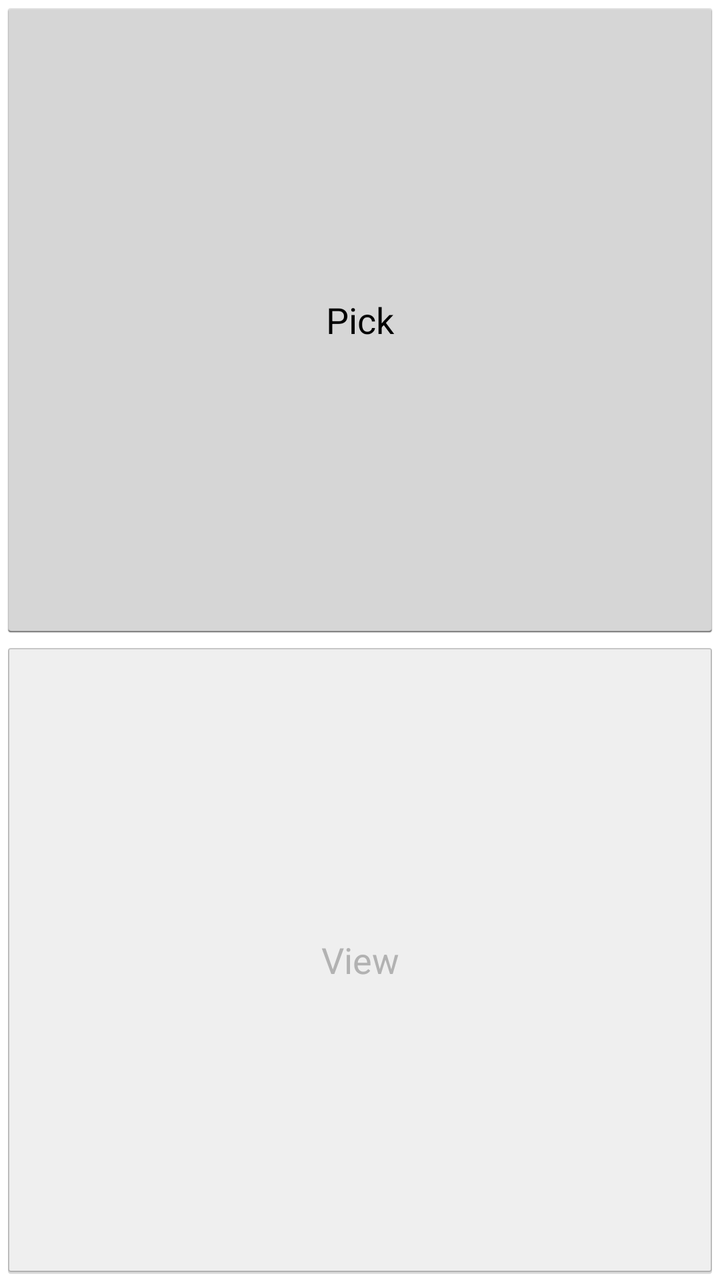
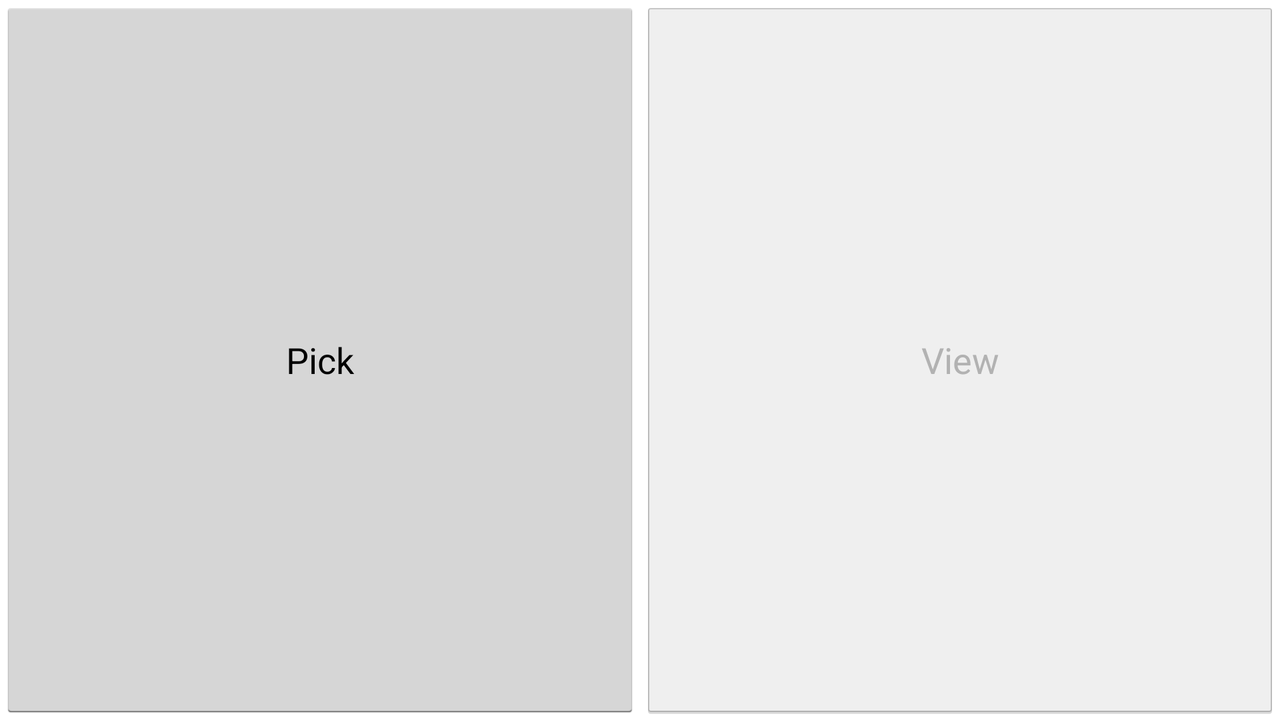

The same Android screen from two of the app's own layout files: first res/layout/ as a phone draws it, then the repository's variant for another configuration, drawn on a device whose configuration selects that folder. Both files follow.
<!-- AndroidManifest.xml: application theme AppTheme -->
<!-- res/layout/main.xml -->
<?xml version="1.0" encoding="utf-8"?>
<LinearLayout xmlns:android="http://schemas.android.com/apk/res/android"
    android:orientation="vertical"
    android:layout_width="match_parent"
    android:layout_height="match_parent"
    >

    <Button android:id="@+id/pick"
        android:layout_width="fill_parent"
        android:layout_height="fill_parent"
        android:layout_weight="1"
        android:text="Pick"
        android:enabled="true"
        android:onClick="pickContact"
        />

    <Button android:id="@+id/view"
        android:layout_width="fill_parent"
        android:layout_height="fill_parent"
        android:layout_weight="1"
        android:text="View"
        android:enabled="false"
        android:onClick="viewContact"
        />
</LinearLayout>
<!-- resources referenced by this layout -->
<resources>
  <style name="AppTheme" parent="android:Theme.Holo.Light.DarkActionBar">
          
      </style>
</resources>
<!-- res/layout-land/main.xml (the repository's variant of the layout above) -->
<!-- drawn on the phone turned sideways -->
<?xml version="1.0" encoding="utf-8"?>
<LinearLayout xmlns:android="http://schemas.android.com/apk/res/android"
    android:orientation="horizontal"
    android:layout_width="match_parent"
    android:layout_height="match_parent"
    >

    <Button android:id="@+id/pick"
        android:layout_width="fill_parent"
        android:layout_height="fill_parent"
        android:layout_weight="1"
        android:text="Pick"
        android:enabled="true"
        android:onClick="pickContact"
        />

    <Button android:id="@+id/view"
        android:layout_width="fill_parent"
        android:layout_height="fill_parent"
        android:layout_weight="1"
        android:text="View"
        android:enabled="false"
        android:onClick="viewContact"
        />
</LinearLayout>
